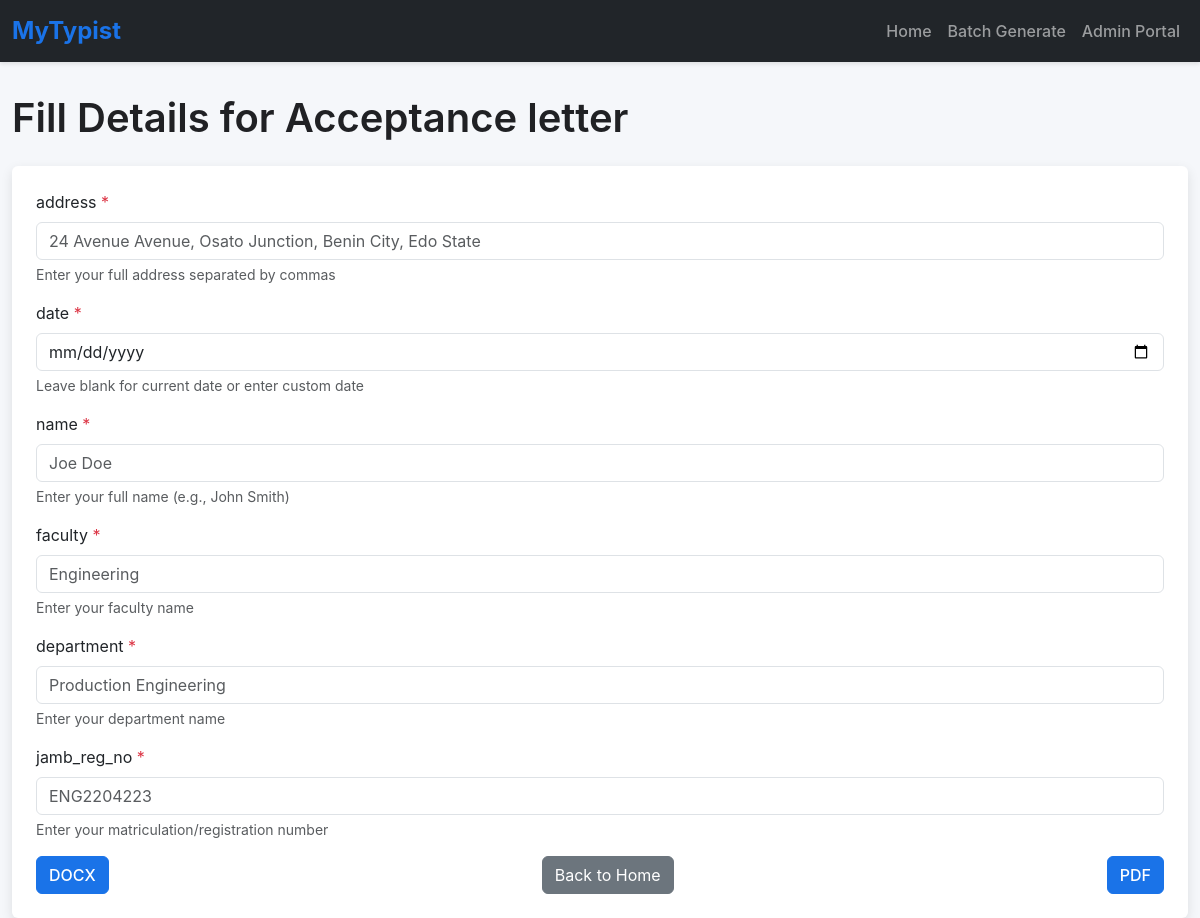
The app's page /create/2 with its own data.
### app.py (models this page shows)
class Template(db.Model):
    __tablename__ = 'template'
    id = db.Column(db.Integer, primary_key=True)
    name = db.Column(db.String(100), nullable=False)
    type = db.Column(db.String(50), nullable=False)
    file_path = db.Column(db.String(200), nullable=False)
    description = db.Column(db.Text)
    font_family = db.Column(db.String(50), default='Times New Roman')
    font_size = db.Column(db.Integer, default=12)
    margin_top = db.Column(db.Float, default=1.0)
    margin_bottom = db.Column(db.Float, default=1.0)
    margin_left = db.Column(db.Float, default=1.0)
    margin_right = db.Column(db.Float, default=1.0)
    default_line_spacing = db.Column(db.Float, default=1.0)
    is_active = db.Column(db.Boolean, default=True)
    created_at = db.Column(db.DateTime, default=lambda: datetime.now(timezone.utc))
    updated_at = db.Column(db.DateTime, default=lambda: datetime.now(timezone.utc),
                          onupdate=lambda: datetime.now(timezone.utc))
    placeholders = db.relationship('Placeholder', back_populates='template',
                                   cascade="all, delete-orphan")
    created_documents = db.relationship('CreatedDocument', back_populates='template',
                                        cascade="all, delete-orphan")

class Placeholder(db.Model):
    __tablename__ = 'placeholder'
    id = db.Column(db.Integer, primary_key=True)
    template_id = db.Column(db.Integer, db.ForeignKey('template.id'), nullable=False)
    name = db.Column(db.String(100), nullable=False)
    display_name = db.Column(db.String(100))  # Human-readable name
    placeholder_type = db.Column(db.String(50), default='text')  # text, date, email, number, option
    is_required = db.Column(db.Boolean, default=False)
    options = db.Column(db.Text)  # JSON list for options
    help_text = db.Column(db.Text)
    sort_order = db.Column(db.Integer, default=0)
    bold = db.Column(db.Boolean, default=False)
    italic = db.Column(db.Boolean, default=False)
    underline = db.Column(db.Boolean, default=False)
    casing = db.Column(db.String(20), default="none")
    font_family = db.Column(db.String(50))
    font_size = db.Column(db.Integer)
    alignment = db.Column(db.String(20))
    left_indent = db.Column(db.Float, default=0.0)
    paragraph_index = db.Column(db.Integer)
    run_index = db.Column(db.Integer)
    validation_pattern = db.Column(db.String(255))
    default_value = db.Column(db.String(255))
    template = db.relationship('Template', back_populates='placeholders')

### app.py (the view)
@app.route('/create/<int:template_id>')
def create(template_id):
    template = Template.query.get_or_404(template_id)
    if not template.is_active:
        abort(403)
    placeholders = Placeholder.query.filter_by(template_id=template_id).order_by(Placeholder.sort_order).all()
    merged_placeholders = defaultdict(list)
    for ph in placeholders:
        merged_placeholders[ph.name.split('_instance_')[0] if '_instance_' in ph.name else ph.name].append(ph)
    unique_placeholders = []
    for base_name in sorted(merged_placeholders, key=lambda n: min(p.sort_order for p in merged_placeholders[n])):
        first_ph = min(merged_placeholders[base_name], key=lambda p: p.sort_order)
        first_ph.name = base_name  # Use base name for form
        unique_placeholders.append(first_ph)
    return render_template('create.html', template=template, placeholders=unique_placeholders)

### templates/create.html (shortened to what this page needs)
{% extends 'base.html' %}
{% block content %}
    <h1 class="mb-4">Fill Details for {{ template.name }}</h1>
    <form method="POST" action="/generate" class="card p-4">
        {% for ph in placeholders %}
            <div class="mb-3">
                <label for="{{ ph.name }}" class="form-label">{{ ph.display_name or ph.name.replace('_', ' ')|title }} {% if ph.is_required %}<span class="text-danger">*</span>{% endif %}</label>
                {% if ph.placeholder_type == 'date' %}
                    <input type="date" class="form-control" id="{{ ph.name }}" name="{{ ph.name }}" {% if ph.is_required %}required{% endif %}>
                {% else %}
                    <input type="{{ ph.placeholder_type }}" class="form-control" id="{{ ph.name }}" name="{{ ph.name }}"
                           {% if ph.default_value %}placeholder="{{ ph.default_value }}"{% endif %}
                           {% if ph.is_required %}required{% endif %}>
                {% endif %}
                {% if ph.help_text %}
                    <div class="form-text">{{ ph.help_text }}</div>
                {% endif %}
            </div>
        {% endfor %}
        <div class="d-flex justify-content-between">
            <button type="submit" name="format" value="docx" class="btn btn-primary">DOCX</button>
            <a href="/" class="btn btn-secondary">Back to Home</a>
            <button type="submit" name="format" value="pdf" class="btn btn-primary">PDF</button>
        </div>
    </form>
{% endblock %}

### templates/base.html (style rules this page uses)
body { font-family: 'Inter', -apple-system, BlinkMacSystemFont, 'Segoe UI', Roboto, sans-serif; background-color: #f5f7fa; }
.card { border: none; box-shadow: 0 4px 12px rgba(0, 0, 0, 0.1); transition: transform 0.2s; }
.btn-primary { background-color: #1a73e8; border-color: #1a73e8; font-weight: 500; }
h1, h2, h3 { font-weight: 600; color: #202124; }

### records on screen
Template: name "Acceptance letter"
Placeholder: display_name "address", address "24 Avenue Avenue, Osato Junction, Benin City, Edo State", help_text "Enter your full address separated by commas"
Placeholder: display_name "date", help_text "Leave blank for current date or enter custom date"
Placeholder: display_name "name", name "Joe Doe", help_text "Enter your full name (e.g., John Smith)"
Placeholder: display_name "faculty", faculty "Engineering", help_text "Enter your faculty name"
Placeholder: display_name "department", department "Production Engineering", help_text "Enter your department name"
Placeholder: display_name "jamb_reg_no", jamb_reg_no "ENG2204223", help_text "Enter your matriculation/registration number"
